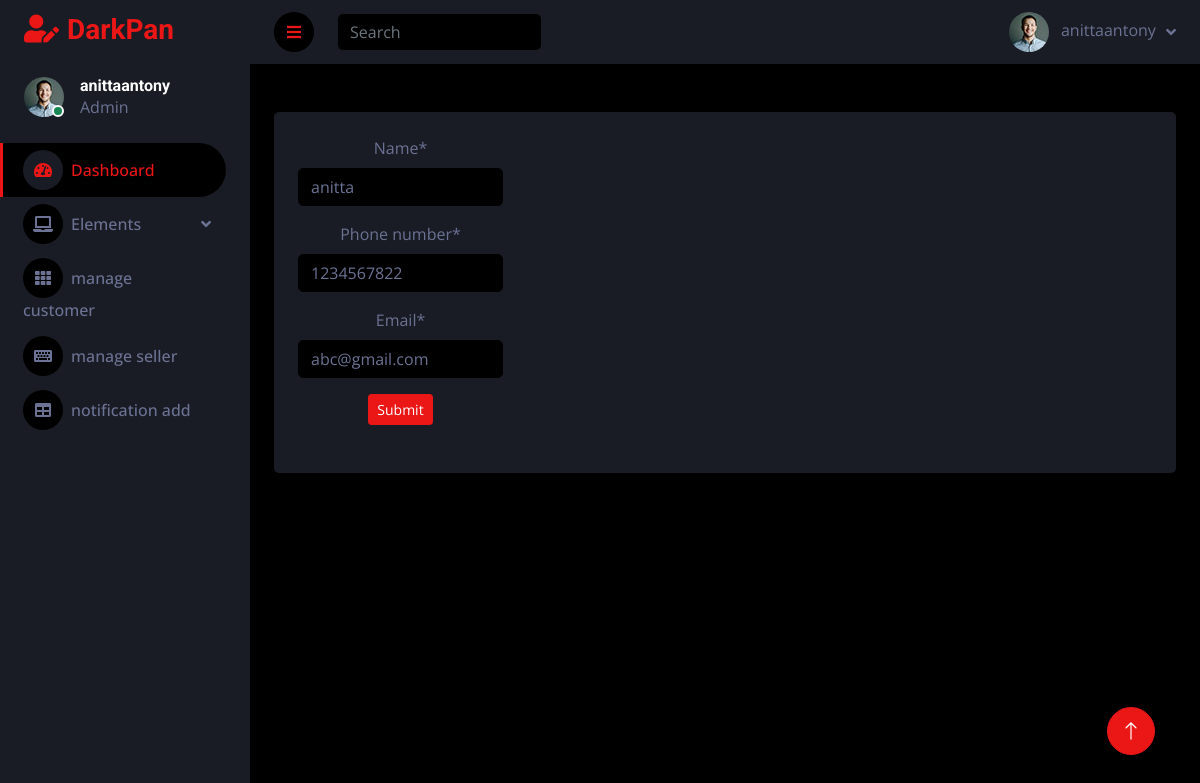
Page /update_customer_data/1/ (signed in) on the committed database.
### sales_app/models.py (models this page shows)
class Login_view(AbstractUser):
    is_customer = models.BooleanField(default=False)
    is_seller = models.BooleanField(default=False)
    is_manager = models.BooleanField(default=False)

class Customer(models.Model):
    user = models.ForeignKey(Login_view, on_delete=models.CASCADE, related_name='customer')
    name = models.CharField(max_length=50)
    phone_number = models.CharField(max_length=100)
    email = models.EmailField()
    status1=models.BooleanField(default=0)

### sales_app/views.py (the view)
# urls.py: path("update_customer_data/<int:id>/", views.update_customer_data, name="update_customer_data"),
@login_required(login_url='Login')
def update_customer_data(request,id):
    data = Customer.objects.get(id=id)
    form = customer_form(instance=data)
    if request.method == 'POST':
        form = customer_form(request.POST,instance=data)
        if form.is_valid():
            form.save()
            return redirect("view_customer")
    return render(request,'update_customer_data.html',{'form':form})

### sales_app/forms.py
class customer_form(forms.ModelForm):
    class Meta:
        model =Customer
        fields = ('__all__')
        exclude = ('user','status1')

### templates/update_customer_data.html (shortened to what this page needs)
{% extends 'admin_template/admin_template.html' %}
{% load crispy_forms_filters %}
{% block content %}
<form method = 'post'>
 {{ form|crispy }}
                            <button type="submit" class="btn btn-primary btn-sm">Submit</button>
</form>
{% endblock %}

### templates/admin_template/admin_template.html (shortened to what this page needs)
<!DOCTYPE html>
{% load static %}
<html lang="en">
<head>
    <link href="https://cdnjs.cloudflare.com/ajax/libs/font-awesome/5.10.0/css/all.min.css" rel="stylesheet">
    <link href="https://cdn.jsdelivr.net/npm/bootstrap-icons@1.4.1/font/bootstrap-icons.css" rel="stylesheet">
    <link href=" {% static 'new static/lib/owlcarousel/assets/owl.carousel.min.css' %} " rel="stylesheet">
    <link href=" {% static 'new static/lib/tempusdominus/css/tempusdominus-bootstrap-4.min.css' %} " rel="stylesheet" />
    <link href=" {% static 'new static/css/bootstrap.min.css' %} " rel="stylesheet">
    <link href=" {% static 'new static/css/style.css' %} " rel="stylesheet">
</head>
<body>
    <div class="container-fluid position-relative d-flex p-0">
        <div class="sidebar pe-4 pb-3">
            <nav class="navbar bg-secondary navbar-dark">
                <a href=" {% static 'new static/index.html' %} " class="navbar-brand mx-4 mb-3">
                    <h3 class="text-primary"><i class="fa fa-user-edit me-2"></i>DarkPan</h3>
                </a>
                <div class="d-flex align-items-center ms-4 mb-4">
                    <div class="position-relative">
                        <img class="rounded-circle" src=" {% static 'new static/img/user.jpg' %} " alt="" style="width: 40px; height: 40px;">
                        <div class="bg-success rounded-circle border border-2 border-white position-absolute end-0 bottom-0 p-1"></div>
                    </div>
                    <div class="ms-3">
                        <h6 class="mb-0">{{ request.user }}</h6>
                        <span>Admin</span>
                    </div>
                </div>
                <div class="navbar-nav w-100">
                    <a href=" {% static 'new static/index.html' %} " class="nav-item nav-link active"><i class="fa fa-tachometer-alt me-2"></i>Dashboard</a>
                    <div class="nav-item dropdown">
                        <a href="#" class="nav-link dropdown-toggle" data-bs-toggle="dropdown"><i class="fa fa-laptop me-2"></i>Elements</a>
                    </div>
                    <a href=" {% url 'view_customer' %} " class="nav-item nav-link"><i class="fa fa-th me-2"></i>manage customer</a>
                    <a href=" {% url  'view_seller' %} " class="nav-item nav-link"><i class="fa fa-keyboard me-2"></i>manage seller</a>
                    <a href=" {% url 'notification_add' %} " class="nav-item nav-link"><i class="fa fa-table me-2"></i>notification add</a>
                        </div>
                    </div>
                </div>
        <div class="content">
            <nav class="navbar navbar-expand bg-secondary navbar-dark sticky-top px-4 py-0">
                <a href="#" class="sidebar-toggler flex-shrink-0">
                    <i class="fa fa-bars"></i>
                </a>
                <form class="d-none d-md-flex ms-4">
                    <input class="form-control bg-dark border-0" type="search" placeholder="Search">
                </form>
                <div class="navbar-nav align-items-center ms-auto">
                    <div class="nav-item dropdown">
                        <a href="#" class="nav-link dropdown-toggle" data-bs-toggle="dropdown">
                            <img class="rounded-circle me-lg-2" src=" {% static 'new static/img/user.jpg' %} " alt="" style="width: 40px; height: 40px;">
                            <span class="d-none d-lg-inline-flex">{{ request.user }}</span>
                        </a>
                    </div>
                </div>
            </nav>
            <div class="container-fluid pt-4 px-4">
                <div class="row g-4">
                </div>
            </div>
            <div class="container-fluid pt-4 px-4">
                <div class="bg-secondary text-center rounded p-4">
                    <div class="d-flex align-items-center justify-content-between mb-4">
                         {% block content %}
                        {% endblock %}
                    </div>
                </div>
            </div>
            <div class="container-fluid pt-4 px-4">
            </div>
        </div>
        <a href="#" class="btn btn-lg btn-primary btn-lg-square back-to-top"><i class="bi bi-arrow-up"></i></a>
</body>
</html>

### static/new static/css/style.css (style rules this page uses)
:root { --primary: #EB1616; --secondary: #191C24; --light: #6C7293; --dark: #000000; }
.back-to-top { position: fixed; display: none; right: 45px; bottom: 45px; z-index: 99; }
.btn { transition: .5s; }
.btn-lg-square { width: 48px; height: 48px; }
.btn-square, .btn-sm-square, .btn-lg-square { padding: 0; display: inline-flex; align-items: center; justify-content: center; font-weight: normal; border-radius: 50px; }
.sidebar { position: fixed; top: 0; left: 0; bottom: 0; width: 250px; height: 100vh; overflow-y: auto; background: var(--secondary); transition: 0.5s; z-index: 999; }
.content { margin-left: 250px; min-height: 100vh; background: var(--dark); transition: 0.5s; }
@media (min-width: 992px) { .sidebar { margin-left: 0; } }
@media (min-width: 992px) { .content { width: calc(100% - 250px); } }
.sidebar .navbar .navbar-nav .nav-link { padding: 7px 20px; color: var(--light); font-weight: 500; border-left: 3px solid var(--secondary); border-radius: 0 30px 30px 0; outline: none; }
.sidebar .navbar .navbar-nav .nav-link:hover, .sidebar .navbar .navbar-nav .nav-link.active { color: var(--primary); background: var(--dark); border-color: var(--primary); }
.sidebar .navbar .navbar-nav .nav-link i { width: 40px; height: 40px; display: inline-flex; align-items: center; justify-content: center; background: var(--dark); border-radius: 40px; }
.sidebar .navbar .navbar-nav .nav-link:hover i, .sidebar .navbar .navbar-nav .nav-link.active i { background: var(--secondary); }
.sidebar .navbar .dropdown-toggle::after { position: absolute; top: 15px; right: 15px; border: none; content: "\f107"; font-family: "Font Awesome 5 Free"; font-weight: 900; transition: .5s; }
.content .navbar .navbar-nav .nav-link { margin-left: 25px; padding: 12px 0; color: var(--light); outline: none; }
.content .navbar .sidebar-toggler, .content .navbar .navbar-nav .nav-link i { width: 40px; height: 40px; display: inline-flex; align-items: center; justify-content: center; background: var(--dark); border-radius: 40px; }
.content .navbar .dropdown-toggle::after { margin-left: 6px; vertical-align: middle; border: none; content: "\f107"; font-family: "Font Awesome 5 Free"; font-weight: 900; transition: .5s; }

### rows in the picture
Login_view: user "anittaantony"
Customer: name "anitta", phone_number "1234567822", email "abc@gmail.com"
